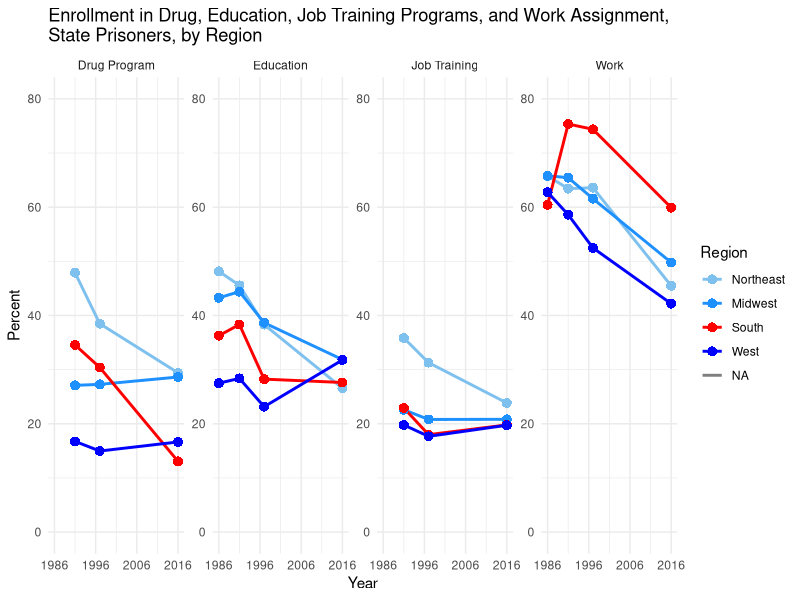
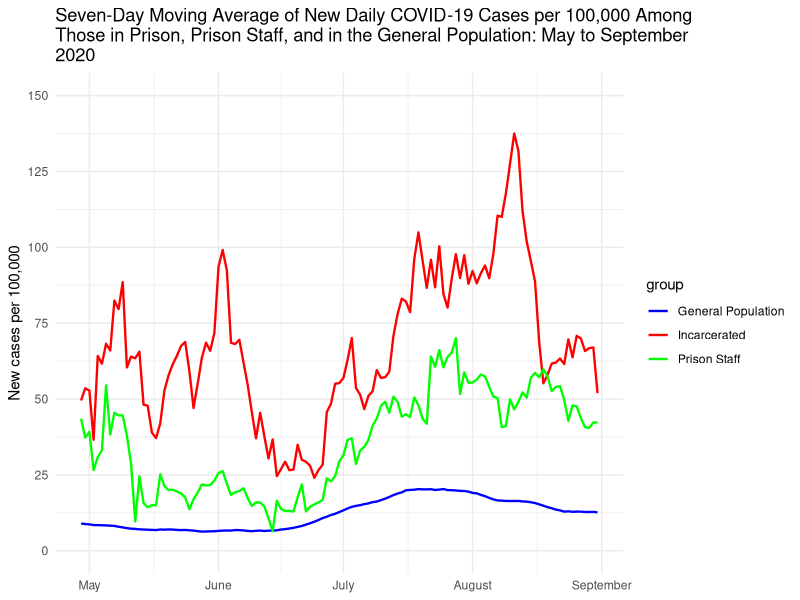
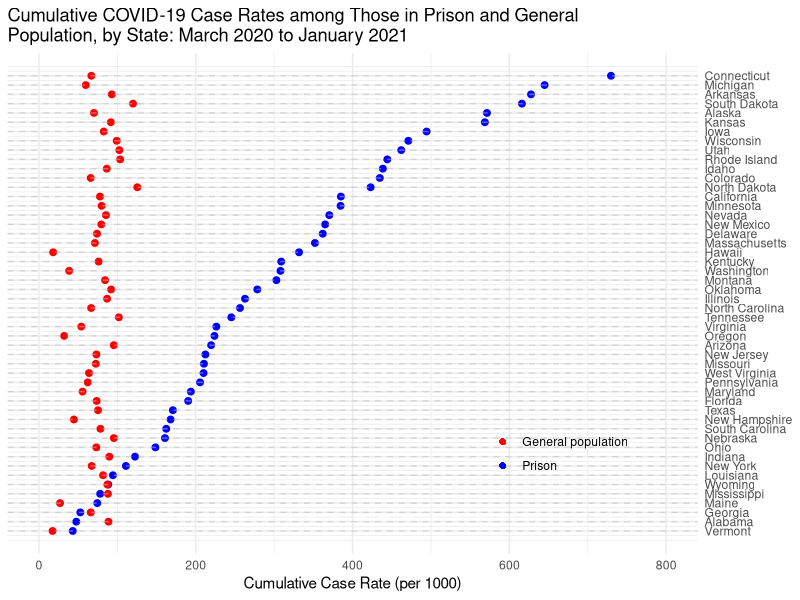

Generate these figures, in order, with R:
#### Preamble ####
# Purpose: Replicated graphs from https://pubs.aeaweb.org/doi/pdfplus/10.1257/jep.35.4.97
# Author: Kaavya Kalani, Monica Sainani, Aamishi Avarsekar
# Date: 12 February 2024
# Contact: kaavya.kalani@mail.utoronto.ca, monica.sainani@mail.utoronto.ca, aamishi.avarsekar@mail.utoronto.ca
# License: MIT
# Pre-requisites: None
# Note: I will be replicating Figure 2, Figure 3 and Figure 4 from the paper


#### Workspace setup ####
# install.packages("tidyverse")
# install.packages("gdata")
# install.packages("dplyr")
# install.packages("haven")
# install.packages("ggplot2")
# install.packages("zoo")
library(tidyverse)
library(gdata)
library(dplyr)
library(haven)
library(ggplot2)
library(zoo)

# Figure 2 replication

x <- read_dta("data/spi86to16.dta")
x <- x[x$admit == 1, ]

# Create data frames for each program
drugev <- x %>% group_by(region, year) %>% summarize(xbar = weighted.mean(drugev, wt, na.rm = TRUE))
vocev <- x %>% group_by(region, year) %>% summarize(xbar = weighted.mean(vocev, wt, na.rm = TRUE))
work <- x %>% group_by(region, year) %>% summarize(xbar = weighted.mean(work, wt, na.rm = TRUE))
edev <- x %>% group_by(region, year) %>% summarize(xbar = weighted.mean(edev, wt, na.rm = TRUE))

# Combine all data frames into a single data frame
programs_data <- bind_rows(
  mutate(drugev, program = "Drug Program"),
  mutate(vocev, program = "Job Training"),
  mutate(work, program = "Work"),
  mutate(edev, program = "Education")
)

# Convert region to factor with explicit levels
programs_data$region <- factor(programs_data$region, levels = 1:4, labels = c("Northeast", "Midwest", "South", "West"))

# Create the figure using ggplot2
ggplot(programs_data, aes(x = year, y = xbar * 100, group = region, color = region, shape = region)) +
  geom_line(size = 1) +
  geom_point(size = 3) +
  facet_wrap(~program, scales = "free_y", ncol = 4) +
  theme_minimal() +
  scale_x_continuous(limits = c(1986, 2016), breaks = seq(1986, 2016, 10)) +
  scale_y_continuous(limits = c(0, 80), breaks = seq(0, 80, 20)) +
  labs(x = "Year", y = "Percent", title = "Enrollment in Drug, Education, Job Training Programs, and Work Assignment,
State Prisoners, by Region") +
  scale_color_manual(values = c("skyblue2", "dodgerblue", "red", "blue"),
                     name = "Region", labels = c("Northeast", "Midwest", "South", "West")) +
  scale_shape_manual(values = c(16, 16, 16, 16), name = "Region", labels = c("Northeast", "Midwest", "South", "West"))


# Figure 3 replication

pop <- c(1217352, 412783, 328239523)  # population denominators

# Read CSV file with the correct date format
x <- read.csv("data/covidts01.csv", header = TRUE, stringsAsFactors = FALSE)
x$date <- as.Date(x$date, format = "%m/%d/%Y")  # Specify the correct date format

# Calculate rolling averages
pp <- 1e5 * zoo::rollapply((x$pp_cases[-1] - x$pp_cases[-132]), width = 7, FUN = mean) / pop[1]
sp <- 1e5 * zoo::rollapply((x$sp_cases[-1] - x$sp_cases[-132]), width = 7, FUN = mean) / pop[2]
gp <- 1e5 * zoo::rollapply((x$gp_cases[-1] - x$gp_cases[-132]), width = 7, FUN = mean) / pop[3]

# Combine data into a data frame
ts_data <- data.frame(
  date = rep(x$date[-(1:7)], 3),
  new_cases_per_100k = c(pp, sp, gp),
  group = rep(c("Incarcerated", "Prison Staff", "General Population"), each = length(pp))
)

# Create the figure using ggplot2 with solid lines
ggplot(ts_data, aes(x = date, y = new_cases_per_100k, color = group)) +
  geom_line(size = 0.8) +  # Adjust the line thickness here (e.g., size = 0.8)
  scale_x_date(date_labels = "%B", date_breaks = "1 month", limits = c(min(ts_data$date), max(ts_data$date))) +
  scale_y_continuous(limits = c(0, 150), breaks = seq(0, 150, 25)) +
  labs(x = NULL, y = "New cases per 100,000", title = "Seven-Day Moving Average of New Daily COVID-19 Cases per 100,000 Among
Those in Prison, Prison Staff, and in the General Population: May to September
2020") +
  theme_minimal() +
  geom_vline(xintercept = as.numeric(as.Date(c("2020-04-01", "2020-05-01", "2020-06-01", "2020-07-01", "2020-08-01", "2020-09-01"))),
             linetype = "dashed", color = "gray") +
  annotate("text", x = as.Date(c("2020-04-01", "2020-05-01", "2020-06-01", "2020-07-01", "2020-08-01", "2020-09-01")),
           y = 150, label = c("April 2020", "May 2020", "June 2020", "July 2020", "August 2020", "September 2020"),
           vjust = -0.5, hjust = 0, color = "gray") +
  scale_color_manual(values = c("blue", "red", "green"))


# Figure 4 replication

# Read state covid data
x <- read.csv("data/all-states-history.csv", header = TRUE)

# Data from 1/22/21
x122 <- x[x$date == "2021-01-22",]

# Read state population data
pop <- read.csv("data/statepop.csv", header = FALSE)

# Matching states
ind <- match(x122$state, pop[,2])

# Adding state population and calculating state case rate
x122$pop <- pop[ind,3]
x122$ccr <- x122$positive / (x122$pop * 1e6)

# Read prison covid data
x1 <- read.csv("data/COVID-19 Cases in State and Federal Prison Systems.csv", header = TRUE)

# Data cleaning
x1 <- lapply(x1, function(i) { sub(",", "", i) })
x1 <- lapply(x1, function(i) { sub("NR", NA, i) })
x1[names(x1)[c(2:7,9)]] <- lapply(x1[names(x1)[c(2:7,9)]], as.numeric)
x1$incpop <- x1$Incarcerated.Positive / x1$Incarcerated.Case.rate.per.1.000

# Matching states
ind <- match(x122$state, x1$Prison.System)

# Creating a data frame for case rates
ccr <- data.frame(
  pop = 1000 * x122$ccr,
  prisn = x1$Incarcerated.Case.rate.per.1.000[ind],
  state = x1$state[ind]
)

# Remove NAs
ccr <- ccr[complete.cases(ccr),]

# Order by prison case rate
o1 <- order(ccr$prisn)
ccr <- ccr[o1,]

# Add row numbers to the data frame
ccr$row_number <- 1:nrow(ccr)

# Creating the figure using ggplot2
ggplot(ccr, aes(x = prisn, y = row_number)) +
  geom_point(aes(color = "Prison"), size = 2) +
  geom_point(aes(x = pop, color = "General population"), size = 2) +
  scale_color_manual(values = c("red", "blue")) +
  labs(x = "Cumulative Case Rate (per 1000)", y = NULL, title="Cumulative COVID-19 Case Rates among Those in Prison and General
Population, by State: March 2020 to January 2021") +
  theme_minimal() +
  theme(legend.position = c(0.8, 0.2)) +
  geom_hline(yintercept = 1:nrow(ccr), linetype = "dashed", color = "gray", size = 0.5, alpha = 0.5) +
  scale_x_continuous(limits = c(0, 800)) +
  scale_y_continuous(breaks = 1:nrow(ccr), labels = ccr$state, position = "right") +
  guides(color = guide_legend(title = NULL, override.aes = list(shape = c(16, 16))))
